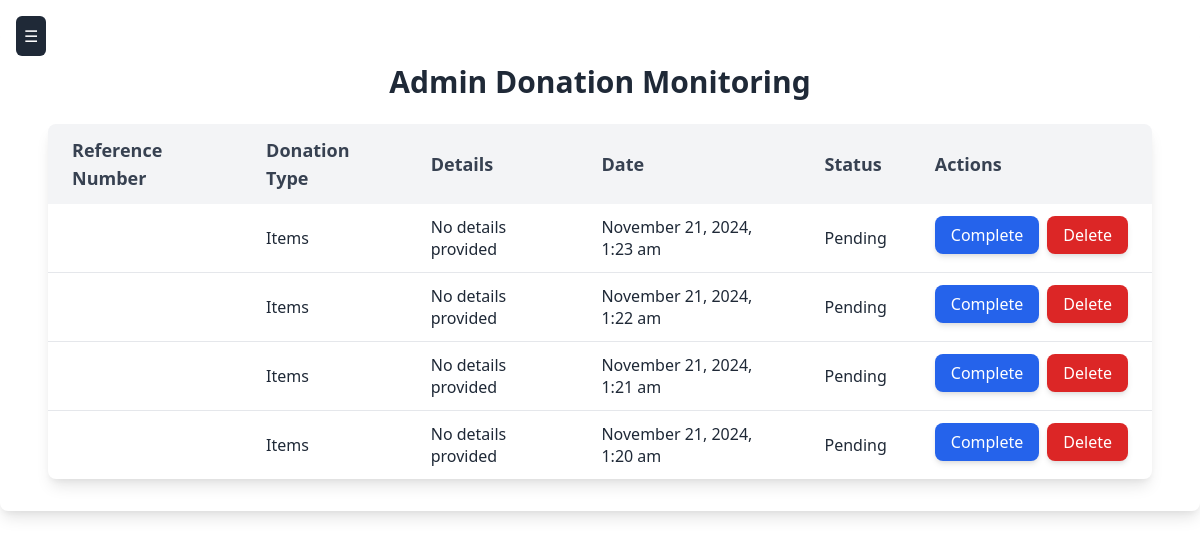
The app's page /admins/AdminMonitorDonations.php, older data.
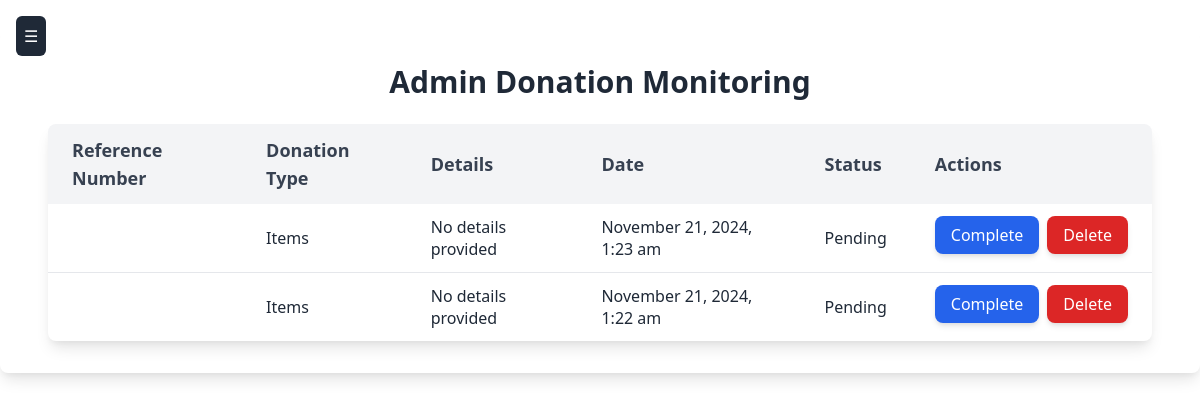
The same page, newer data.
### tables this page shows
CREATE TABLE `donations` (
  `donation_id` int(11) NOT NULL,
  `user_id` int(11) NOT NULL,
  `donation_type` enum('money','items') NOT NULL,
  `donation_amount` decimal(10,2) DEFAULT NULL,
  `items_donated` text DEFAULT NULL,
  `payment_method` enum('creditCard','paypal','bankTransfer') DEFAULT NULL,
  `contact` varchar(255) NOT NULL,
  `created_at` timestamp NOT NULL DEFAULT current_timestamp(),
  `email` varchar(50) NOT NULL
);

### admins/AdminMonitorDonations.php (the view, shortened to what this page needs)
<?php
include '../database.php';
$donations = [];
$query = "SELECT * FROM donations ORDER BY created_at DESC";
$stmt = $conn->prepare($query);
$stmt->execute();
$result = $stmt->get_result();
while ($row = $result->fetch_assoc()) {
    $donations[] = $row;
}
?>
<?php include 'sidebar.php' ?>
<div class="w-full h-screen flex justify-center items-start pt-8">
  <div class="max-w-screen-xl w-full px-6 md:px-12 py-8 bg-white shadow-lg rounded-lg">
    <h2 class="text-3xl font-semibold text-center text-gray-800 mb-6">Admin Donation Monitoring</h2>
    <div class="overflow-x-auto bg-white shadow-lg rounded-lg">
      <table class="min-w-full table-auto">
        <thead class="bg-gray-100">
          <tr>
            <th class="py-3 px-6 text-left text-lg font-semibold text-gray-700">Reference Number</th>
            <th class="py-3 px-6 text-left text-lg font-semibold text-gray-700">Donation Type</th>
            <th class="py-3 px-6 text-left text-lg font-semibold text-gray-700">Details</th>
            <th class="py-3 px-6 text-left text-lg font-semibold text-gray-700">Date</th>
            <th class="py-3 px-6 text-left text-lg font-semibold text-gray-700">Status</th>
            <th class="py-3 px-6 text-left text-lg font-semibold text-gray-700">Actions</th>
          </tr>
        </thead>
        <tbody class="divide-y divide-gray-200">
          <?php foreach ($donations as $donation): ?>
            <tr class="hover:bg-gray-50">
              <td class="py-3 px-6 text-gray-800"><?= htmlspecialchars($donation['reference_number']) ?></td>
              <td class="py-3 px-6 text-gray-800">
                <?= htmlspecialchars(ucfirst($donation['donation_type'] === 'money' ? 'Money (GCash)' : 'Items')) ?>
              </td>
              <td class="py-3 px-6 text-gray-800">
                <?php if ($donation['donation_type'] === 'money'): ?>
                  Amount: <?= htmlspecialchars($donation['donation_amount']) ?><br>
                  GCash Number: <?= htmlspecialchars($donation['gcash_number']) ?>
                <?php else: ?>
                 <?= htmlspecialchars($donation['item_details'] ?? 'No details provided') ?>
                <?php endif; ?>
              </td>
              <td class="py-3 px-6 text-gray-800"><?= date('F j, Y, g:i a', strtotime($donation['created_at'])) ?></td>
              <td class="py-3 px-6 text-gray-800">
                <?= htmlspecialchars($donation['status'] ?? 'Pending') ?>
              </td>
              <td class="py-3 px-6 space-y-2 flex flex-col sm:space-y-0 sm:space-x-2 sm:flex-row">
                <?php if (($donation['status'] ?? 'Pending') !== 'Complete'): ?>
                  <button type="button"
                          onclick="window.location.href='?complete=<?= urlencode($donation['reference_number']) ?>';"
                          class="inline-block text-white bg-blue-600 hover:bg-blue-700 py-2 px-4 rounded-lg shadow-md transition duration-200 transform hover:scale-105 focus:outline-none focus:ring-2 focus:ring-blue-500">
                          Complete
                  </button>
                <?php endif; ?>
                <button type="button"
                        onclick="if (confirm('Are you sure you want to delete this donation?')) { window.location.href='?delete=<?= urlencode($donation['reference_number']) ?>'; }"
                        class="inline-block text-white bg-red-600 hover:bg-red-700 py-2 px-4 rounded-lg shadow-md transition duration-200 transform hover:scale-105 focus:outline-none focus:ring-2 focus:ring-red-500">
                        Delete
                </button>
              </td>
            </tr>
          <?php endforeach; ?>
        </tbody>
      </table>
    </div>
  </div>
</div>
<link href="https://cdn.jsdelivr.net/npm/tailwindcss@2.2.19/dist/tailwind.min.css" rel="stylesheet">

### admins/sidebar.php (shortened to what this page needs)
<button id="toggle-sidebar" class="fixed top-4 left-4 z-60 text-white bg-gray-800 p-2 rounded-md hover:bg-gray-700">
    ☰
</button>

Row changes from the older to the newer data that the page shows:
removed donations: donation_type "Items", item_details "No details provided", created_at "November 21, 2024, 1:21 am", status "Pending"
removed donations: donation_type "Items", item_details "No details provided", created_at "November 21, 2024, 1:20 am", status "Pending"
